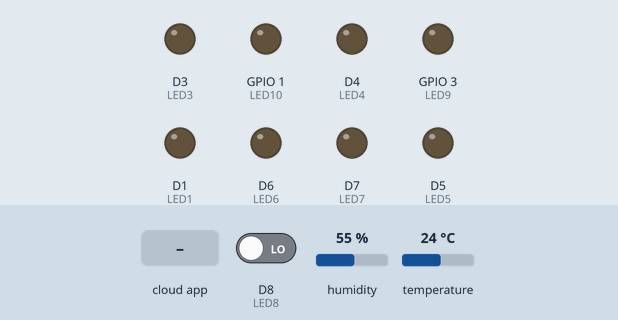
Recording of a sketch running on a simulated ESP8266 (NodeMCU). Parts: output pins drawn as LEDs (lit = HIGH). The test bench sets the inputs (shaded band); at power-on: D8 (LED8) LOW, humidity 55 %, temperature 24 °C. WiFi joins after 1.5 s; servers stay silent unless stated; the Firebase database answers and starts empty; what the sketch prints to the serial monitor is not drawn.

Above: at 4.3 s.
4.4 s: the phone or cloud app sets LED_STATUS to 1
At 6.3 s:
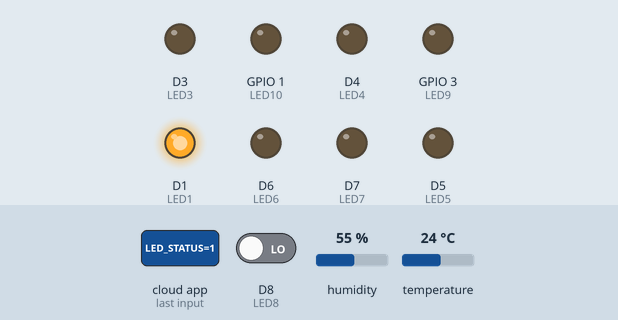
7.4 s: the phone or cloud app sets LED_STATUS3 to 1
At 10.0 s:
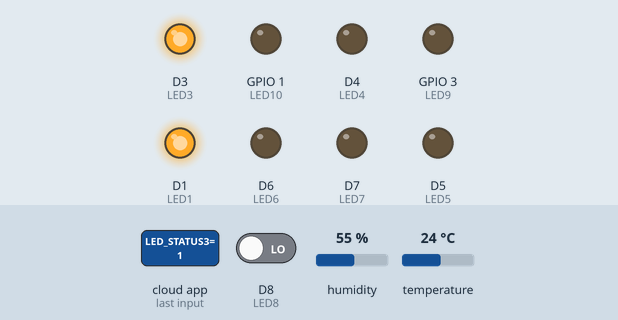
10.4 s: the phone or cloud app sets LED_STATUS4 to 1
At 12.6 s:
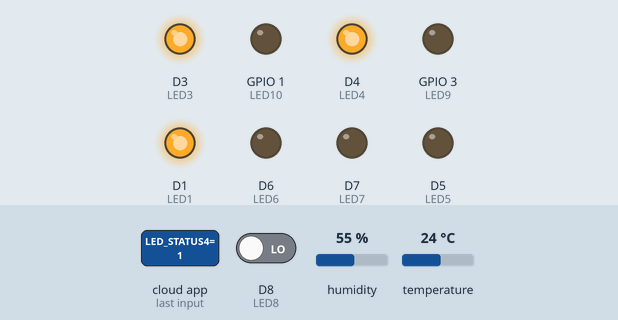
13.4 s: the phone or cloud app sets LED_STATUS5 to 1
At 16.1 s:
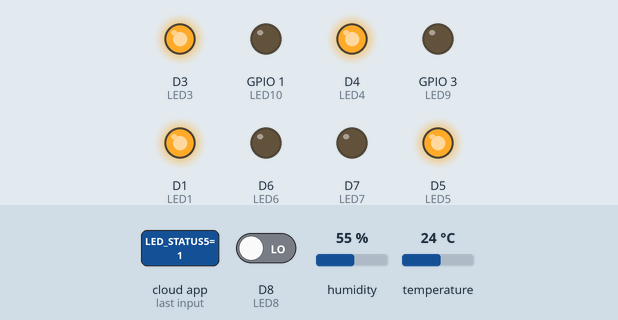
16.4 s: the phone or cloud app sets LED_STATUS6 to 1
At 18.9 s:
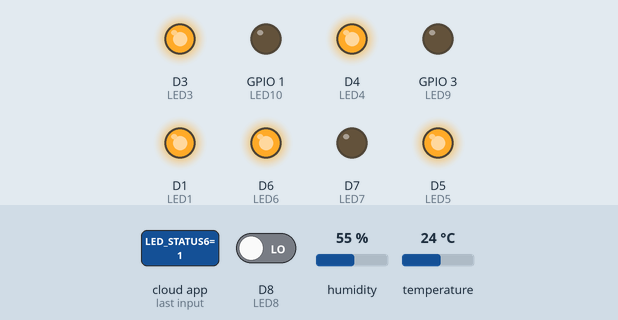
19.3 s: the phone or cloud app sets LED_STATUS7 to 1
At 21.5 s:
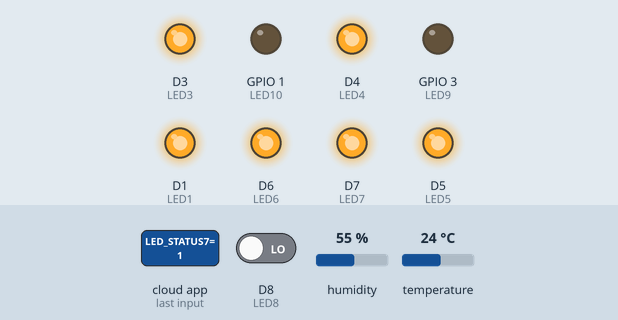
Timing chart, 0 to 23.0 s (numbered marks = the images above; inputs shaded):
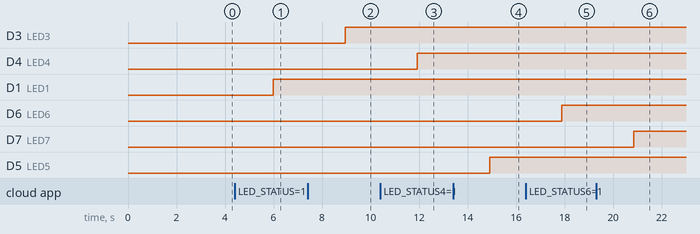

Measured:
- after the input at 4.4 s, D1 (LED1): LOW → HIGH after 1.6 s
- after the input at 7.4 s, D3 (LED3): LOW → HIGH after 1.6 s
- after the input at 10.4 s, D4 (LED4): LOW → HIGH after 1.5 s
- after the input at 13.4 s, D5 (LED5): LOW → HIGH after 1.5 s
- after the input at 16.4 s, D6 (LED6): LOW → HIGH after 1.5 s
- after the input at 19.3 s, D7 (LED7): LOW → HIGH after 1.6 s

The sketch:

8266-firebase.ino
```cpp
#include <ESP8266WiFi.h>

#include <FirebaseArduino.h>

#define WIFI_SSID "MobileZone"
#define WIFI_PASSWORD "KFC@2018"
#define FIREBASE_HOST "winged-bliss-237302.firebaseio.com"
#define FIREBASE_AUTH "qXwFALB50knO5W4lXOp5jWqIkoNu7lLRufz6HTja"

#define LED5 D5
#define LED1 D1
#define LED3 D3
#define LED4 D4
#define LED6 D6
#define LED7 D7
#define LED8 D8
#define LED9 D9
#define LED10 D10

#include "DHT.h"
#define DHTTYPE DHT11
#define DHTPIN D2     // D2
DHT dht(DHTPIN, DHTTYPE);

unsigned long motionDelay = 5000; // Motion Delay Timer
unsigned long motionTimer; // Motion Trigger Timer
boolean inMotion = false; // Motion sensor need to be read or not flag
void setup() {

  pinMode(LED1,OUTPUT);
  pinMode(LED3,OUTPUT);
  pinMode(LED4,OUTPUT);
  pinMode(LED5,OUTPUT);
  pinMode(LED6,OUTPUT);
  pinMode(LED7,OUTPUT);
  pinMode(LED8,INPUT);
  pinMode(LED9,OUTPUT);
   pinMode(LED10,OUTPUT);
  Serial.begin(9600);

  WiFi.begin(WIFI_SSID, WIFI_PASSWORD);

  Serial.print("connecting");

  while (WiFi.status() != WL_CONNECTED) {

  Serial.print(".");

  delay(500);
  dht.begin();

  }

  Serial.println();

  Serial.print("connected: ");

  Serial.println(WiFi.localIP());

  Firebase.begin(FIREBASE_HOST, FIREBASE_AUTH);

  Firebase.setInt("LED_STATUS",0);
  Firebase.setInt("LED_STATUS3",0);
  Firebase.setInt("LED_STATUS4",0);
  Firebase.setInt("LED_STATUS5",0);
  Firebase.setInt("LED_STATUS6",0);
  Firebase.setInt("LED_STATUS7",0);
  Firebase.setInt("LED_STATUS8",0);
  Firebase.setInt("LED_STATUS9",0);
  Firebase.setInt("LED_STATUS10",0);
  Firebase.setInt("PIR-HC-SR505",0);
  Firebase.setInt("SR505",0);
  //Firebase.pushString("/DHT11/Humidity", "0");   //setup path and send readings
  //Firebase.pushString("/DHT11/Temperature", "0"); //setup path and send readings

}

void loop() {


  if(Firebase.getInt("LED_STATUS") == 1)
  {
    digitalWrite(LED1,HIGH);
  }
  else
  {
   digitalWrite(LED1,LOW);
  }
  if(Firebase.getInt("LED_STATUS3") == 1)
  {
    digitalWrite(LED3,HIGH);
  }
  else
  {
   digitalWrite(LED3,LOW);
  } if(Firebase.getInt("LED_STATUS4") == 1)
  {
    digitalWrite(LED4,HIGH);
  }
  else
  {
   digitalWrite(LED4,LOW);
  }

   if(Firebase.getInt("LED_STATUS5") == 1)
  {
    digitalWrite(LED5,HIGH);
  }
  else
  {
   digitalWrite(LED5,LOW);
  }

   if(Firebase.getInt("LED_STATUS6") == 1)
  {
    digitalWrite(LED6,HIGH);
  }
  else
  {
   digitalWrite(LED6,LOW);
  }
   if(Firebase.getInt("LED_STATUS7") == 1)
  {
    digitalWrite(LED7,HIGH);
  }
  else
  {
   digitalWrite(LED7,LOW);
  }
//   if(Firebase.getInt("LED_STATUS8") == 1)
//  {
//    digitalWrite(LED8,HIGH);
//  }
//  else
//  {
//   digitalWrite(LED8,LOW);
//  }
   if(Firebase.getInt("LED_STATUS9") == 1)
  {
    digitalWrite(LED9,HIGH);
  }
  else
  {
   digitalWrite(LED9,LOW);
  }
   if(Firebase.getInt("LED_STATUS10") == 1)
  {
    digitalWrite(LED10,HIGH);
  }
  else
  {
   digitalWrite(LED10,LOW);
  }
  if (Firebase.failed()) { // Check for errors

     Serial.print("setting /number failed:");

     Serial.println(Firebase.error());

  return;

  }
   Firebase.setFloat("led", 0);
   // Sensor readings may also be up to 2 seconds 'old' (its a very slow sensor)
  float h = dht.readHumidity();
  // Read temperature as Celsius (the default)
  float t = dht.readTemperature();
  // Check if any reads failed and exit early (to try again).
  if (isnan(h) || isnan(t)) {
    Serial.println("Failed to read from DHT sensor!");
    return;
  }
  Serial.print("Humidity:");
  Serial.println(h);
  Serial.print("Temp:");
  Serial.println(t);
  if (Firebase.getInt("RealTime") == 1) {
    Firebase.setFloat("Humidity", h);
    Firebase.setFloat("Temperature", t);
    //Firebase.pushString("/DHT11/Humidity", String(h));
    //Firebase.pushString("/DHT11/Humidity", String(t));
  }

  if (Firebase.getInt("PIR-HC-SR505") == 0) {
    if(digitalRead(LED8)==HIGH && !inMotion) {
       Serial.println("Movement detected.");

       Firebase.setFloat("SR505", 1);
       motionTimer = millis();
       inMotion = true;
    } else if (millis() - motionTimer >= motionDelay) {
       Serial.println("Did not detect movement.");
        Firebase.setFloat("SR505", 0);
       inMotion = false;
     }
  }
  delay(1000);

}
```
